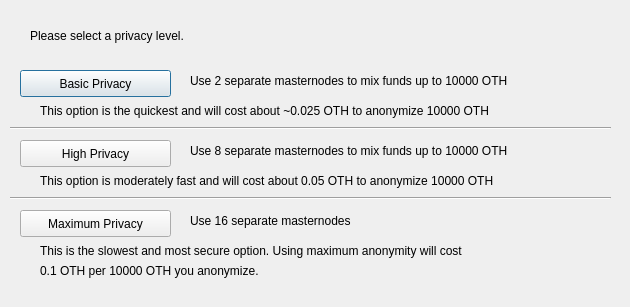
<?xml version="1.0" encoding="UTF-8"?>
<ui version="4.0">
 <class>ObfuscationConfig</class>
 <widget class="QDialog" name="ObfuscationConfig">
  <property name="geometry">
   <rect>
    <x>0</x>
    <y>0</y>
    <width>630</width>
    <height>307</height>
   </rect>
  </property>
  <property name="windowTitle">
   <string>Configure Obfuscation</string>
  </property>
  <widget class="QPushButton" name="buttonBasic">
   <property name="geometry">
    <rect>
     <x>20</x>
     <y>70</y>
     <width>151</width>
     <height>27</height>
    </rect>
   </property>
   <property name="text">
    <string>Basic Privacy</string>
   </property>
  </widget>
  <widget class="QPushButton" name="buttonHigh">
   <property name="geometry">
    <rect>
     <x>20</x>
     <y>140</y>
     <width>151</width>
     <height>27</height>
    </rect>
   </property>
   <property name="text">
    <string>High Privacy</string>
   </property>
  </widget>
  <widget class="QPushButton" name="buttonMax">
   <property name="geometry">
    <rect>
     <x>20</x>
     <y>210</y>
     <width>151</width>
     <height>27</height>
    </rect>
   </property>
   <property name="text">
    <string>Maximum Privacy</string>
   </property>
  </widget>
  <widget class="QLabel" name="label">
   <property name="geometry">
    <rect>
     <x>30</x>
     <y>20</y>
     <width>571</width>
     <height>31</height>
    </rect>
   </property>
   <property name="text">
    <string>Please select a privacy level.</string>
   </property>
  </widget>
  <widget class="QLabel" name="label_2">
   <property name="geometry">
    <rect>
     <x>190</x>
     <y>70</y>
     <width>421</width>
     <height>21</height>
    </rect>
   </property>
   <property name="text">
    <string>Use 2 separate masternodes to mix funds up to 10000 OTH</string>
   </property>
  </widget>
  <widget class="QLabel" name="label_3">
   <property name="geometry">
    <rect>
     <x>190</x>
     <y>140</y>
     <width>411</width>
     <height>21</height>
    </rect>
   </property>
   <property name="text">
    <string>Use 8 separate masternodes to mix funds up to 10000 OTH</string>
   </property>
  </widget>
  <widget class="QLabel" name="label_4">
   <property name="geometry">
    <rect>
     <x>190</x>
     <y>210</y>
     <width>421</width>
     <height>21</height>
    </rect>
   </property>
   <property name="text">
    <string>Use 16 separate masternodes</string>
   </property>
  </widget>
  <widget class="QLabel" name="label_6">
   <property name="geometry">
    <rect>
     <x>40</x>
     <y>100</y>
     <width>561</width>
     <height>21</height>
    </rect>
   </property>
   <property name="text">
    <string>This option is the quickest and will cost about ~0.025 OTH to anonymize 10000 OTH</string>
   </property>
  </widget>
  <widget class="QLabel" name="label_7">
   <property name="geometry">
    <rect>
     <x>40</x>
     <y>170</y>
     <width>561</width>
     <height>21</height>
    </rect>
   </property>
   <property name="text">
    <string>This option is moderately fast and will cost about 0.05 OTH to anonymize 10000 OTH</string>
   </property>
  </widget>
  <widget class="QLabel" name="label_8">
   <property name="geometry">
    <rect>
     <x>40</x>
     <y>240</y>
     <width>561</width>
     <height>21</height>
    </rect>
   </property>
   <property name="text">
    <string>This is the slowest and most secure option. Using maximum anonymity will cost</string>
   </property>
  </widget>
  <widget class="QLabel" name="label_9">
   <property name="geometry">
    <rect>
     <x>40</x>
     <y>260</y>
     <width>561</width>
     <height>21</height>
    </rect>
   </property>
   <property name="text">
    <string>0.1 OTH per 10000 OTH you anonymize.</string>
   </property>
  </widget>
  <widget class="Line" name="line">
   <property name="geometry">
    <rect>
     <x>10</x>
     <y>120</y>
     <width>601</width>
     <height>16</height>
    </rect>
   </property>
   <property name="orientation">
    <enum>Qt::Horizontal</enum>
   </property>
  </widget>
  <widget class="Line" name="line_2">
   <property name="geometry">
    <rect>
     <x>10</x>
     <y>190</y>
     <width>601</width>
     <height>16</height>
    </rect>
   </property>
   <property name="orientation">
    <enum>Qt::Horizontal</enum>
   </property>
  </widget>
 </widget>
 <resources/>
 <connections/>
</ui>
